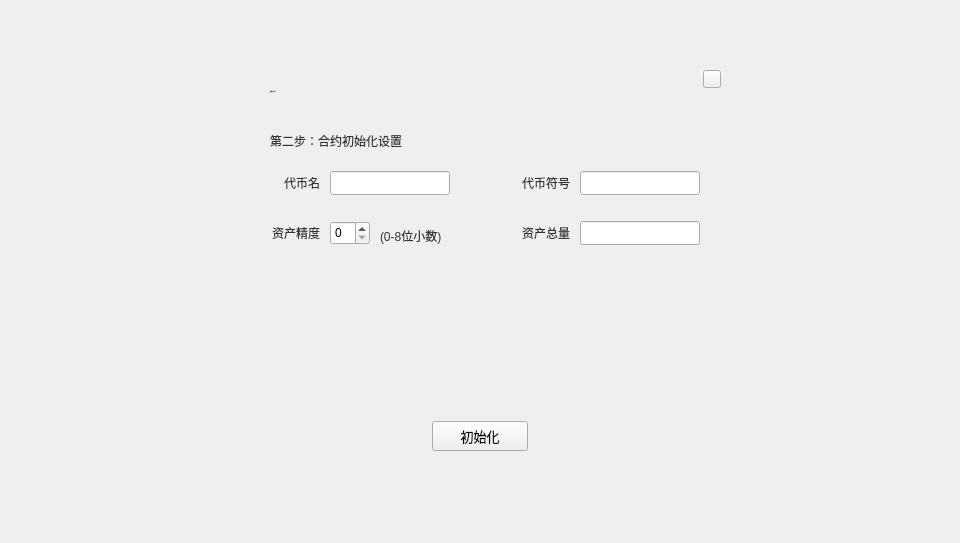
<?xml version="1.0" encoding="UTF-8"?>
<ui version="4.0">
 <class>CreateTokenDialog</class>
 <widget class="QDialog" name="CreateTokenDialog">
  <property name="geometry">
   <rect>
    <x>0</x>
    <y>0</y>
    <width>960</width>
    <height>543</height>
   </rect>
  </property>
  <property name="windowTitle">
   <string>Dialog</string>
  </property>
  <widget class="QWidget" name="widget" native="true">
   <property name="geometry">
    <rect>
     <x>0</x>
     <y>0</y>
     <width>960</width>
     <height>543</height>
    </rect>
   </property>
   <property name="font">
    <font>
     <family>Microsoft YaHei UI Light</family>
     <weight>75</weight>
     <bold>true</bold>
    </font>
   </property>
   <widget class="QWidget" name="containerWidget" native="true">
    <property name="geometry">
     <rect>
      <x>230</x>
      <y>61</y>
      <width>500</width>
      <height>420</height>
     </rect>
    </property>
    <property name="font">
     <font>
      <family>微软雅黑</family>
      <weight>50</weight>
      <bold>false</bold>
     </font>
    </property>
    <property name="styleSheet">
     <string notr="true"/>
    </property>
    <widget class="QLabel" name="label">
     <property name="geometry">
      <rect>
       <x>40</x>
       <y>20</y>
       <width>200</width>
       <height>21</height>
      </rect>
     </property>
     <property name="font">
      <font>
       <family>微软雅黑</family>
       <pointsize>-1</pointsize>
       <weight>50</weight>
       <italic>false</italic>
       <bold>false</bold>
      </font>
     </property>
     <property name="styleSheet">
      <string notr="true">QLabel{font:  14px &quot;微软雅黑&quot;;color: rgb(51, 51, 51);}

</string>
     </property>
     <property name="text">
      <string>创建合约代币</string>
     </property>
     <property name="alignment">
      <set>Qt::AlignLeading|Qt::AlignLeft|Qt::AlignVCenter</set>
     </property>
    </widget>
    <widget class="QStackedWidget" name="stackedWidget">
     <property name="geometry">
      <rect>
       <x>0</x>
       <y>50</y>
       <width>500</width>
       <height>370</height>
      </rect>
     </property>
     <property name="font">
      <font>
       <family>微软雅黑</family>
       <pointsize>10</pointsize>
       <weight>50</weight>
       <italic>false</italic>
       <bold>false</bold>
      </font>
     </property>
     <property name="styleSheet">
      <string notr="true">QLabel{font: 12px &quot;微软雅黑&quot;;color: rgb(51, 51, 51);}
</string>
     </property>
     <property name="currentIndex">
      <number>2</number>
     </property>
     <widget class="QWidget" name="registerContractPage">
      <widget class="QComboBox" name="accountComboBox">
       <property name="geometry">
        <rect>
         <x>130</x>
         <y>50</y>
         <width>120</width>
         <height>24</height>
        </rect>
       </property>
       <property name="minimumSize">
        <size>
         <width>0</width>
         <height>0</height>
        </size>
       </property>
       <property name="styleSheet">
        <string notr="true"/>
       </property>
      </widget>
      <widget class="QLabel" name="label_12">
       <property name="geometry">
        <rect>
         <x>30</x>
         <y>50</y>
         <width>90</width>
         <height>24</height>
        </rect>
       </property>
       <property name="styleSheet">
        <string notr="true"/>
       </property>
       <property name="text">
        <string>选择创建者</string>
       </property>
       <property name="alignment">
        <set>Qt::AlignRight|Qt::AlignTrailing|Qt::AlignVCenter</set>
       </property>
       <property name="wordWrap">
        <bool>true</bool>
       </property>
      </widget>
      <widget class="QLabel" name="label_2">
       <property name="geometry">
        <rect>
         <x>40</x>
         <y>20</y>
         <width>200</width>
         <height>20</height>
        </rect>
       </property>
       <property name="text">
        <string>第一步：注册合约</string>
       </property>
      </widget>
      <widget class="QLabel" name="label_16">
       <property name="geometry">
        <rect>
         <x>30</x>
         <y>90</y>
         <width>90</width>
         <height>24</height>
        </rect>
       </property>
       <property name="styleSheet">
        <string notr="true"/>
       </property>
       <property name="text">
        <string>合约字节码</string>
       </property>
       <property name="alignment">
        <set>Qt::AlignRight|Qt::AlignTrailing|Qt::AlignVCenter</set>
       </property>
       <property name="wordWrap">
        <bool>true</bool>
       </property>
      </widget>
      <widget class="QLineEdit" name="gpcPathLineEdit">
       <property name="geometry">
        <rect>
         <x>130</x>
         <y>90</y>
         <width>300</width>
         <height>24</height>
        </rect>
       </property>
      </widget>
      <widget class="QToolButton" name="registerBtn">
       <property name="geometry">
        <rect>
         <x>202</x>
         <y>310</y>
         <width>96</width>
         <height>30</height>
        </rect>
       </property>
       <property name="font">
        <font>
         <family>微软雅黑</family>
         <pointsize>10</pointsize>
         <weight>50</weight>
         <italic>false</italic>
         <bold>false</bold>
        </font>
       </property>
       <property name="cursor">
        <cursorShape>PointingHandCursor</cursorShape>
       </property>
       <property name="focusPolicy">
        <enum>Qt::NoFocus</enum>
       </property>
       <property name="styleSheet">
        <string notr="true"/>
       </property>
       <property name="text">
        <string>注册</string>
       </property>
      </widget>
     </widget>
     <widget class="QWidget" name="page">
      <widget class="QLabel" name="label_21">
       <property name="geometry">
        <rect>
         <x>10</x>
         <y>80</y>
         <width>90</width>
         <height>20</height>
        </rect>
       </property>
       <property name="styleSheet">
        <string notr="true"/>
       </property>
       <property name="text">
        <string>合约ID</string>
       </property>
       <property name="alignment">
        <set>Qt::AlignRight|Qt::AlignTrailing|Qt::AlignVCenter</set>
       </property>
       <property name="wordWrap">
        <bool>true</bool>
       </property>
      </widget>
      <widget class="QLabel" name="label_22">
       <property name="geometry">
        <rect>
         <x>10</x>
         <y>110</y>
         <width>90</width>
         <height>20</height>
        </rect>
       </property>
       <property name="styleSheet">
        <string notr="true"/>
       </property>
       <property name="text">
        <string>交易ID</string>
       </property>
       <property name="alignment">
        <set>Qt::AlignRight|Qt::AlignTrailing|Qt::AlignVCenter</set>
       </property>
       <property name="wordWrap">
        <bool>true</bool>
       </property>
      </widget>
      <widget class="QLabel" name="contractIdLabel">
       <property name="geometry">
        <rect>
         <x>120</x>
         <y>80</y>
         <width>300</width>
         <height>20</height>
        </rect>
       </property>
       <property name="text">
        <string/>
       </property>
       <property name="textInteractionFlags">
        <set>Qt::LinksAccessibleByMouse|Qt::TextSelectableByMouse</set>
       </property>
      </widget>
      <widget class="QLabel" name="trxIdLabel">
       <property name="geometry">
        <rect>
         <x>120</x>
         <y>110</y>
         <width>300</width>
         <height>20</height>
        </rect>
       </property>
       <property name="text">
        <string/>
       </property>
       <property name="textInteractionFlags">
        <set>Qt::LinksAccessibleByMouse|Qt::TextSelectableByMouse</set>
       </property>
      </widget>
      <widget class="QLabel" name="label_27">
       <property name="geometry">
        <rect>
         <x>50</x>
         <y>20</y>
         <width>400</width>
         <height>40</height>
        </rect>
       </property>
       <property name="styleSheet">
        <string notr="true">QLabel{color: rgb(255, 0, 0);}</string>
       </property>
       <property name="text">
        <string>等待注册合约交易被区块链确认，请勿关闭窗口</string>
       </property>
       <property name="alignment">
        <set>Qt::AlignCenter</set>
       </property>
       <property name="wordWrap">
        <bool>true</bool>
       </property>
      </widget>
     </widget>
     <widget class="QWidget" name="initPage">
      <widget class="QLabel" name="label_11">
       <property name="geometry">
        <rect>
         <x>0</x>
         <y>110</y>
         <width>90</width>
         <height>24</height>
        </rect>
       </property>
       <property name="styleSheet">
        <string notr="true">font: 12px &quot;微软雅黑&quot;;</string>
       </property>
       <property name="text">
        <string>资产精度</string>
       </property>
       <property name="alignment">
        <set>Qt::AlignRight|Qt::AlignTrailing|Qt::AlignVCenter</set>
       </property>
       <property name="wordWrap">
        <bool>true</bool>
       </property>
      </widget>
      <widget class="QLabel" name="label_13">
       <property name="geometry">
        <rect>
         <x>0</x>
         <y>60</y>
         <width>90</width>
         <height>24</height>
        </rect>
       </property>
       <property name="styleSheet">
        <string notr="true">font: 12px &quot;微软雅黑&quot;;</string>
       </property>
       <property name="text">
        <string>代币名</string>
       </property>
       <property name="alignment">
        <set>Qt::AlignRight|Qt::AlignTrailing|Qt::AlignVCenter</set>
       </property>
       <property name="wordWrap">
        <bool>true</bool>
       </property>
      </widget>
      <widget class="QLabel" name="label_15">
       <property name="geometry">
        <rect>
         <x>250</x>
         <y>60</y>
         <width>90</width>
         <height>24</height>
        </rect>
       </property>
       <property name="styleSheet">
        <string notr="true">font: 12px &quot;微软雅黑&quot;;</string>
       </property>
       <property name="text">
        <string>代币符号</string>
       </property>
       <property name="alignment">
        <set>Qt::AlignRight|Qt::AlignTrailing|Qt::AlignVCenter</set>
       </property>
       <property name="wordWrap">
        <bool>true</bool>
       </property>
      </widget>
      <widget class="QLineEdit" name="totalSupplyLineEdit">
       <property name="geometry">
        <rect>
         <x>350</x>
         <y>110</y>
         <width>120</width>
         <height>24</height>
        </rect>
       </property>
       <property name="text">
        <string/>
       </property>
      </widget>
      <widget class="QToolButton" name="initBtn">
       <property name="geometry">
        <rect>
         <x>202</x>
         <y>310</y>
         <width>96</width>
         <height>30</height>
        </rect>
       </property>
       <property name="font">
        <font>
         <family>微软雅黑</family>
         <pointsize>10</pointsize>
         <weight>50</weight>
         <italic>false</italic>
         <bold>false</bold>
        </font>
       </property>
       <property name="cursor">
        <cursorShape>PointingHandCursor</cursorShape>
       </property>
       <property name="focusPolicy">
        <enum>Qt::NoFocus</enum>
       </property>
       <property name="styleSheet">
        <string notr="true"/>
       </property>
       <property name="text">
        <string>初始化</string>
       </property>
      </widget>
      <widget class="QLineEdit" name="tokenSymbolLineEdit">
       <property name="geometry">
        <rect>
         <x>350</x>
         <y>60</y>
         <width>120</width>
         <height>24</height>
        </rect>
       </property>
       <property name="text">
        <string/>
       </property>
      </widget>
      <widget class="QLineEdit" name="tokenNameLineEdit">
       <property name="geometry">
        <rect>
         <x>100</x>
         <y>60</y>
         <width>120</width>
         <height>24</height>
        </rect>
       </property>
      </widget>
      <widget class="QLabel" name="label_17">
       <property name="geometry">
        <rect>
         <x>250</x>
         <y>110</y>
         <width>90</width>
         <height>24</height>
        </rect>
       </property>
       <property name="styleSheet">
        <string notr="true">font: 12px &quot;微软雅黑&quot;;</string>
       </property>
       <property name="text">
        <string>资产总量</string>
       </property>
       <property name="alignment">
        <set>Qt::AlignRight|Qt::AlignTrailing|Qt::AlignVCenter</set>
       </property>
       <property name="wordWrap">
        <bool>true</bool>
       </property>
      </widget>
      <widget class="QLabel" name="label_20">
       <property name="geometry">
        <rect>
         <x>150</x>
         <y>110</y>
         <width>100</width>
         <height>30</height>
        </rect>
       </property>
       <property name="text">
        <string>(0-8位小数)</string>
       </property>
      </widget>
      <widget class="QSpinBox" name="precisionSpinBox">
       <property name="geometry">
        <rect>
         <x>100</x>
         <y>110</y>
         <width>40</width>
         <height>24</height>
        </rect>
       </property>
       <property name="maximum">
        <number>8</number>
       </property>
      </widget>
      <widget class="QLabel" name="label_3">
       <property name="geometry">
        <rect>
         <x>40</x>
         <y>20</y>
         <width>200</width>
         <height>20</height>
        </rect>
       </property>
       <property name="text">
        <string>第二步：合约初始化设置</string>
       </property>
      </widget>
     </widget>
    </widget>
    <widget class="QToolButton" name="closeBtn">
     <property name="geometry">
      <rect>
       <x>473</x>
       <y>9</y>
       <width>18</width>
       <height>18</height>
      </rect>
     </property>
     <property name="cursor">
      <cursorShape>PointingHandCursor</cursorShape>
     </property>
     <property name="focusPolicy">
      <enum>Qt::NoFocus</enum>
     </property>
     <property name="styleSheet">
      <string notr="true"/>
     </property>
     <property name="text">
      <string/>
     </property>
    </widget>
   </widget>
  </widget>
 </widget>
 <resources/>
 <connections/>
</ui>
